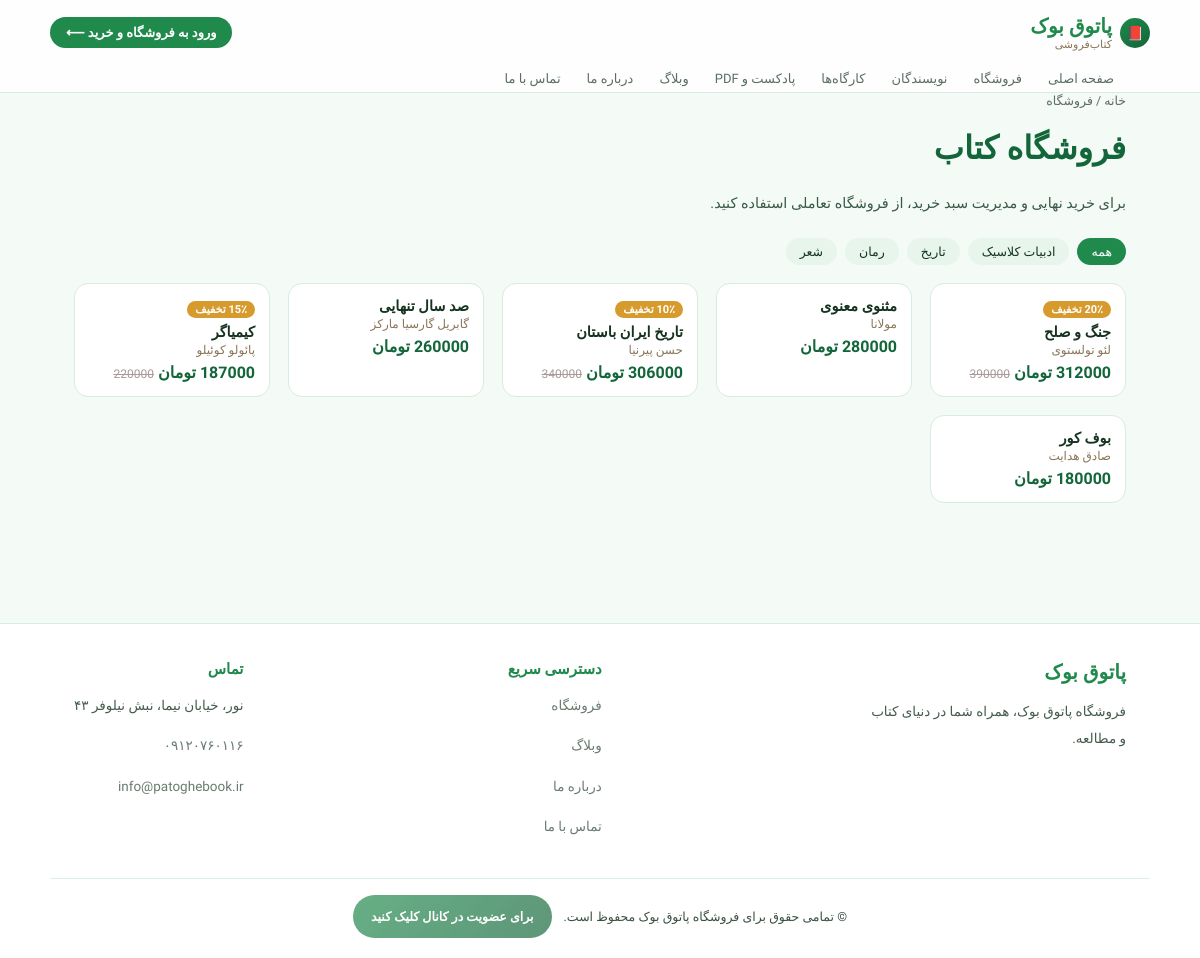
The app's page /shop/ with its own data.
### catalog/models.py (models this page shows, shortened)
class Book(models.Model):
    id = models.CharField(primary_key=True, max_length=20, default=generate_id, editable=False)
    title = models.CharField('عنوان', max_length=300)
    author = models.ForeignKey(Author, verbose_name='نویسنده', related_name='books', on_delete=models.CASCADE)
    price = models.PositiveIntegerField('قیمت (تومان)', default=0)
    discount = models.PositiveSmallIntegerField('تخفیف (٪)', default=0)
    category = models.CharField('دسته‌بندی', max_length=120, default='عمومی')
    category2 = models.BooleanField('کتاب دسته ۲', default=False)
    workshop = models.BooleanField('محصول کارگاه', default=False)
    stock = models.PositiveIntegerField('موجودی انبار', default=0)
    emoji = models.CharField('ایموجی جلد', max_length=10, default='📚', blank=True)
    images = models.JSONField('تصاویر', default=list, blank=True)
    featured = models.BooleanField('پیشنهاد ویژه', default=False)
    description = models.TextField('توضیحات', blank=True, default='')
    created_at = models.DateTimeField(auto_now_add=True)
    updated_at = models.DateTimeField(auto_now=True)
    slug = models.SlugField('نامک (Slug)', max_length=350, unique=True, allow_unicode=True, blank=True, editable=False)
    class Meta:
        verbose_name = 'کتاب'
        verbose_name_plural = 'کتاب‌ها'
        ordering = ['-created_at']
    @property
    def cover(self):
        return self.images[0] if self.images else None
    @property
    def final_price(self):
        if self.discount:
            return round(self.price * (1 - self.discount / 100))
        return self.price

class Author(models.Model):
    id = models.CharField(primary_key=True, max_length=20, default=generate_id, editable=False)
    name = models.CharField('نام نویسنده', max_length=200, unique=True)
    bio = models.TextField('بیوگرافی', blank=True, default='')
    slug = models.SlugField('نامک (Slug)', max_length=250, unique=True, allow_unicode=True, blank=True, editable=False)
    class Meta:
        verbose_name = 'نویسنده'
        verbose_name_plural = 'نویسندگان'
        ordering = ['name']

### seo_pages/views.py (the view)
# urls.py: path('shop/', views.shop, name='shop'),
def shop(request):
    category = request.GET.get('category', '').strip()
    books = Book.objects.select_related('author').filter(workshop=False)
    if category:
        books = books.filter(category=category)
    categories = (
        Book.objects.exclude(category='').values_list('category', flat=True).distinct().order_by('category')
    )
    ctx = {
        'books': books,
        'categories': categories,
        'active_category': category,
        'meta_title': (f'خرید کتاب {category}' if category else 'فروشگاه کتاب') + f' | {SITE_NAME}',
        'meta_description': _truncate(
            (f'فهرست کتاب‌های دسته‌ی {category} برای خرید آنلاین ' if category else 'فهرست همه‌ی کتاب‌های موجود برای خرید آنلاین ')
            + SITE_DESCRIPTION_SUFFIX
        ),
        'canonical_path': reverse('seo_pages:shop'),
    }
    return render(request, 'seo_pages/shop.html', ctx)

### seo_pages/views.py (called while the page is built)
def _truncate(text, length=155):
    text = strip_tags(text or '').strip()
    text = ' '.join(text.split())
    if len(text) <= length:
        return text
    return text[:length].rsplit(' ', 1)[0] + '…'

### seo_pages/templates/seo_pages/shop.html (shortened to what this page needs)
{% extends "seo_pages/base.html" %}
{% block breadcrumbs %}
<div class="breadcrumbs"><a href="{% url 'seo_pages:home' %}">خانه</a> / فروشگاه</div>
{% endblock %}
{% block content %}
<h1>{% if active_category %}کتاب‌های دسته‌ی «{{ active_category }}»{% else %}فروشگاه کتاب{% endif %}</h1>
<p class="desc">برای خرید نهایی و مدیریت سبد خرید، از <a href="/app/#/shop">فروشگاه تعاملی</a> استفاده کنید.</p>
<div class="category-filter">
  <a href="{% url 'seo_pages:shop' %}" class="{% if not active_category %}active{% endif %}">همه</a>
  {% for c in categories %}
  <a href="?category={{ c|urlencode }}" class="{% if c == active_category %}active{% endif %}">{{ c }}</a>
  {% endfor %}
</div>
{% if books %}
<div class="book-grid">
  {% for b in books %}
  <a class="book-card" href="{% url 'seo_pages:book_detail' b.slug %}">
    {% if b.discount %}<span class="badge">{{ b.discount }}٪ تخفیف</span>{% endif %}
    <b>{{ b.title }}</b>
    <span class="author">{{ b.author.name }}</span>
    <span class="price">{{ b.final_price|floatformat:0 }} تومان</span>
    {% if b.discount %}<span class="price old">{{ b.price|floatformat:0 }}</span>{% endif %}
  </a>
  {% endfor %}
</div>
{% else %}
<p class="empty-note">در این دسته کتابی پیدا نشد.</p>
{% endif %}
{% endblock %}

### seo_pages/static/seo_pages/style.css (style rules this page uses)
:root { --ink:#163320; --paper:#f4faf6; --paper-dim:#e7f5ec; --leather:#1f8a4c; --leather-dark:#13653a; --gold:#34a85f; --cream:#ffffff; --line:#d8ecdf; --amber:#d79a2c; --muted:#5a6e62; }
* { box-sizing:border-box; }
body { margin:0;font-family:'Vazirmatn',sans-serif;background:var(--paper);color:var(--ink); }
h1,h2,h3 { font-family:'Markazi Text','Vazirmatn',serif;color:var(--leather-dark); }
a { color:inherit;text-decoration:none; }
.breadcrumbs { font-size:12.5px;color:var(--muted);margin-bottom:18px; }
.book-grid,.author-grid { display:grid;grid-template-columns:repeat(auto-fill,minmax(190px,1fr));gap:18px;margin-top:18px; }
.book-card { background:var(--cream);border:1px solid var(--line);border-radius:14px;padding:14px;transition:.15s; }
.book-card b { display:block;font-size:14.5px;margin-bottom:2px; }
.book-card .author { font-size:12px;color:#8a7558;display:block;margin-bottom:6px; }
.price { font-weight:700;color:var(--leather-dark); }
.price.old { font-weight:400;color:#a99;text-decoration:line-through;font-size:12px;margin-left:6px; }
.badge { display:inline-block;background:var(--amber);color:#fff;font-size:11px;font-weight:700;padding:2px 8px;border-radius:999px;margin-bottom:6px; }
.desc { line-height:2;font-size:14.5px;color:#3a5a48;margin-bottom:20px; }
.category-filter { display:flex;flex-wrap:wrap;gap:8px;margin:16px 0; }
.category-filter a { background:var(--paper-dim);padding:6px 14px;border-radius:999px;font-size:12.5px; }
.category-filter a.active { background:var(--leather);color:#fff; }

### records on screen
Book: discount "20", title "جنگ و صلح", author.name "لئو تولستوی", final_price "312000", price "390000"
Book: title "مثنوی معنوی", author.name "مولانا", final_price "280000"
Book: discount "10", title "تاریخ ایران باستان", author.name "حسن پیرنیا", final_price "306000", price "340000"
Book: title "صد سال تنهایی", author.name "گابریل گارسیا مارکز", final_price "260000"
Book: discount "15", title "کیمیاگر", author.name "پائولو کوئیلو", final_price "187000", price "220000"
Book: title "بوف کور", author.name "صادق هدایت", final_price "180000"

### other values on screen
{{ c }} "ادبیات کلاسیک" "تاریخ" "رمان" "شعر"
